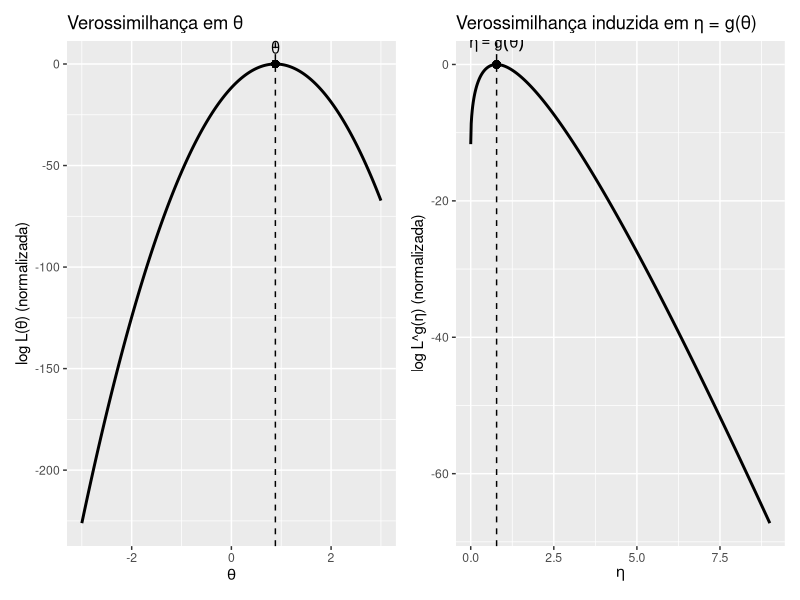

Here is the R script that generated this plot:
# Exemplo: X ~ N(theta, sigma^2) e g(theta) = theta^2 (não injetiva)
set.seed(1)
n     <- 30
sigma <- 1
theta_true <- 0.8
x <- rnorm(n, mean = theta_true, sd = sigma)

# Likelihood (proporcional) em theta
L_theta <- function(theta) {
  # verossimilhança até constante em theta
  mu <- theta
  sum(dnorm(x, mean = mu, sd = sigma, log = TRUE))  # log-likelihood
}

# EMV em theta: média amostral
theta_hat <- mean(x)
eta_hat   <- theta_hat^2

# Grade para plotar
theta_grid <- seq(min(-2, theta_hat)-1, max(2, theta_hat)+1, length.out = 1000)
ll_theta   <- sapply(theta_grid, L_theta)

# Construir L^g(eta) = max{ L(+sqrt(eta)), L(-sqrt(eta)) }
eta_grid <- seq(0, max(theta_grid^2), length.out = 600)
ll_g <- sapply(eta_grid, function(eta) {
  t1 <-  sqrt(eta); t2 <- -sqrt(eta)
  max(L_theta(t1), L_theta(t2))
})

# Normalizar para uma escala comparável (opcional, só para visual)
ll_theta_n <- ll_theta - max(ll_theta)
ll_g_n     <- ll_g     - max(ll_g)

# ---- Plots com ggplot2 ----
library(ggplot2)
library(patchwork)

p1 <- data.frame(theta = theta_grid, ll = ll_theta_n) |>
  ggplot(aes(theta, ll)) +
  geom_line(size = 1) +
  geom_vline(xintercept = theta_hat, linetype = 2) +
  geom_point(aes(x = theta_hat, y = 0), color = "black", size = 2) +
  annotate("text", x = theta_hat, y = 0.1, label = expression(hat(theta)), vjust = -0.5) +
  labs(title = "Verossimilhança em θ",
       y = "log L(θ) (normalizada)", x = expression(theta))

p2 <- data.frame(eta = eta_grid, ll = ll_g_n) |>
  ggplot(aes(eta, ll)) +
  geom_line(size = 1) +
  geom_vline(xintercept = eta_hat, linetype = 2) +
  geom_point(aes(x = eta_hat, y = 0), color = "black", size = 2) +
  annotate("text", x = eta_hat, y = 0.1, label = expression(hat(eta)==g(hat(theta))), vjust = -0.5) +
  labs(title = "Verossimilhança induzida em η = g(θ)",
       y = "log L^g(η) (normalizada)", x = expression(eta))

# Exibir lado a lado
p1 + p2
